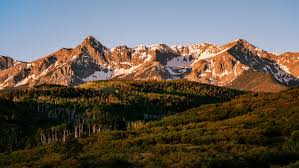
//> input picture mountains.jpg, 299 x 168 px
$ ./Source   (built with g++ and OpenCV 4)
//> lines starting //> are read from the running program, lines starting //| are printed output that depends on the picture; after the words box and inside, x2 and y2 are one past the last pixel; in counts of white or black regions, pixels touching at a corner belong together

#include "opencv2/imgproc.hpp"
#include "opencv2/highgui.hpp"
#include <iostream>

using namespace cv;

int lowThreshold = 10;
const int ratio = 3;
const int kernel_size = 3;

int main()
{
	const std::string input= "mountains.jpg";
	Mat src, src_gray, dst, detected_edges;
	src = imread(input, IMREAD_COLOR);
//> src is the input picture: 168 rows x 299 cols, CV_8UC3; mean B, G, R 81.6, 90.4, 98.8
	if (src.empty())
	{
		std::cout << "Could not open or find the image!\n" << std::endl;
		return -1;
	}

	dst.create(src.size(), src.type());
	cvtColor(src, src_gray, COLOR_BGR2GRAY);
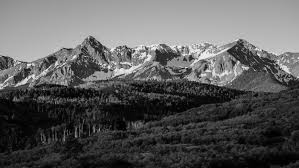
//> src_gray: 168 rows x 299 cols, CV_8UC1; min 0, max 249, mean 91.9
	blur(src_gray, detected_edges, Size(3, 3));
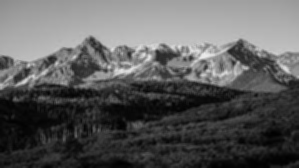
//> detected_edges: 168 rows x 299 cols, CV_8UC1; min 1, max 235, mean 91.9
	Canny(detected_edges, detected_edges, lowThreshold, lowThreshold * ratio, kernel_size);
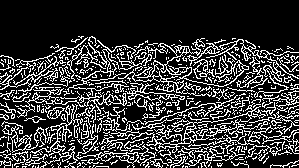
//> detected_edges: 168 rows x 299 cols, CV_8UC1; 22.5% white in thin lines or dots, all inside (x1, y1, x2, y2) = (0, 36, 299, 168)
	dst = Scalar::all(0);
	src.copyTo(dst, detected_edges);
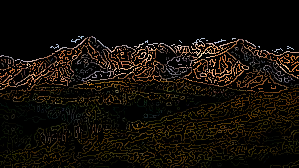
//> dst: 168 rows x 299 cols, CV_8UC3; mean B, G, R 8.4, 13.8, 18.6
	namedWindow("Original image", WINDOW_AUTOSIZE);
	imshow("Original image", src);

	namedWindow("Edges", WINDOW_AUTOSIZE);
	imshow("Edges", dst);

	waitKey(0);
	return 0;
}

$ run again, with image.png saved as mountains.jpg
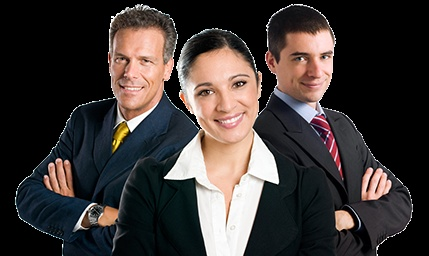
//> input picture image.png, 429 x 256 px
//> src is the input picture: 256 rows x 429 cols, CV_8UC3; mean B, G, R 53.4, 55.3, 61.9
//> `Canny(detected_edges, detected_edges, lowThreshold, lowThreshold * rat..`:
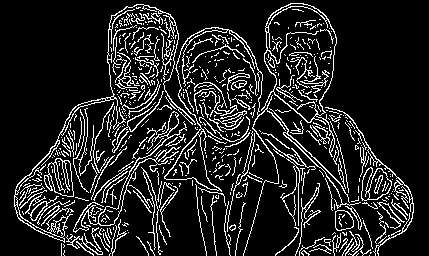
//> detected_edges: 256 rows x 429 cols, CV_8UC1; 13.4% white in thin lines or dots
//> `src.copyTo(dst, detected_edges);`:
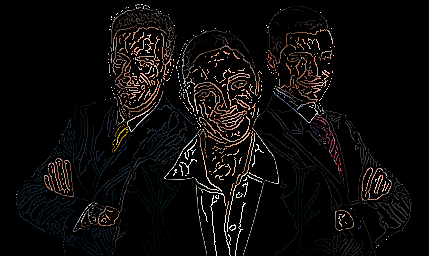
//> dst: 256 rows x 429 cols, CV_8UC3; mean B, G, R 10.3, 10.8, 12.5
